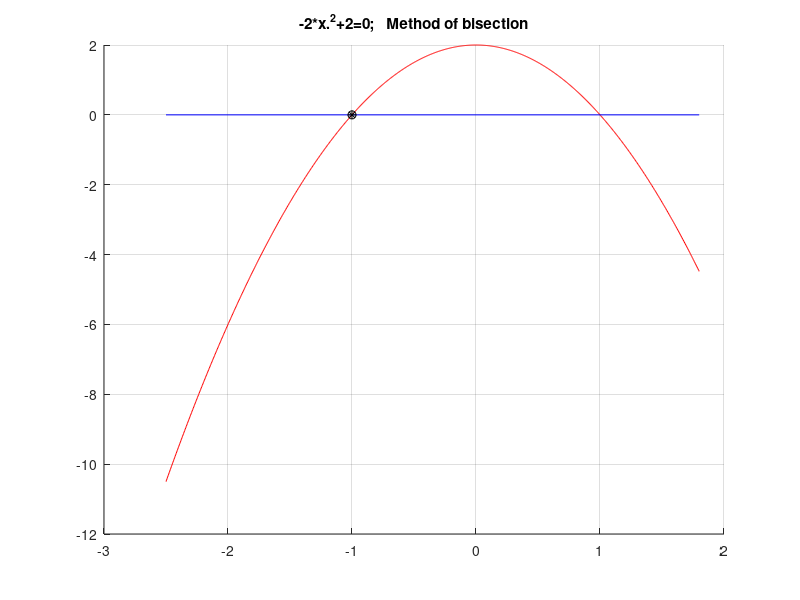

MATLAB code to generate this figure: (Note: this script raises an error after producing the figure.)
%
% Vienos lygties sprendimas: pusiaukirtos ir stygu metodai
% 
function Pvz_SMA_1_3_Viena_lygtis_bisection_chords
clc,close all

%------------------------   PRADINIAI DUOMENYS  ---------------------------

% f='2*x.*cos(2*x)-(x+1).^2'  % funkcijos simboline israiska
f='-2*x.^2+2'
% f='x^2'       % tokiai funkcijai siais metodais saknu nerasime

% range=[-10,10] % parenkame saknu atskyrimo intervala 
range=[-2.5,1.8];
% range=[-2.5,5];
eps=1e-9;  % parenkame tikslumo reiksme 
nitmax=100;% parenkame didziausia leistina iteraciju skaiciu
method='bisection';  % parenkame sprendimo metoda
% method='chords';


% braizomas funkcijos grafikas
npoints=1000; x=range(1): (range(2)-range(1))/(npoints-1) :range(2);  
figure(1); grid on; hold on;
str=[f,'=0;   Method of ',method]; title(str);
plot(x,eval(f),'r-');
plot(range,[0 0],'b-');

%------------------------   SPRENDIMAS  -----------------------------------

xn=range(1);xn1=range(2);prec=1;
nit=0;
while prec > eps
    nit=nit+1;
    if nit > nitmax, fprintf('Virsytas leistinas iteraciju skaicius');break;end
    plot(xn,0,'mp');h = findobj(gca,'Type','line');h1=h(1); % paskutinio grafinio objekto valdiklis irasomas handle masyvo priekyje
    plot(xn1,0,'cp');h = findobj(gca,'Type','line');h2=h(1);
    
        % pasirenkame, ar spresti pusiaukirtos, ar stygu metodu:
        
        if strcmp(method,'bisection')    % pusiaukirtos metodas 
            xmid=(xn+xn1)/2;plot(xmid,0,'gs');h = findobj(gca,'Type','line');h3=h(1);
        elseif strcmp(method,'chords')   % stygu metodas 
            x=xn;fxn=eval(f);x=xn1;fxn1=eval(f);
            k=abs(fxn/fxn1);xmid=(xn+k*xn1)/(1+k);
            plot(xmid,0,'gs');plot([xn,xn1],[fxn,fxn1],'g-');h = findobj(gca,'Type','line');h3=h(1:2);
        else, fprintf('neaprasytas metodas \n');
        end
    x=xmid;fxmid=eval(f);
    
    % jeigu pradzioje tikriname kairi taska
    x=xn;fxn=eval(f);
    if sign(fxmid) == sign(fxn), xn=xmid;
    else, xn1=xmid;
    end
    
%     x=xn1;fxn1=eval(f);
%     if sign(fxmid) == sign(fxn1), xn1=xmid;
%     else, xn=xmid;
%     end
        
    pause(1)
    delete(h1);delete(h2);delete(h3);
    
    prec=abs(fxmid); 
    fprintf(1,'iteracija %d    tikslumas= %g \n',nit,prec);
end
plot(xmid,0,'k*');plot(xmid,0,'ko');
fprintf(1,'\n tikslumas pasiektas, saknis xmid=%g\n\n',xmid);


% ................................................................................
disp('.... Patikriname saknies reiksme, naudodami MATLAB funkcija fsolve: ....')
fprintf('\n')

    % fsolve iejimo pirmu parametru gali buti simboliu masyvas(char), kuriame irasyta lygties funkcijos israiska. 
    % Lygties funkcijos argumentas yra simbolis x. 
    % Antras parametras yra x reiksme. x gali buti vektorius.
    
 x0=-1; sprendinys = fsolve(char(f),x0); fprintf(1,'\npradinis artinys  x0=%g,  sprendinys=%g',x0,sprendinys);
 x0=1;   sprendinys = fsolve(char(f),x0); fprintf(1,'\npradinis artinys  x0=%g,  sprendinys=%g',x0,sprendinys);
 fprintf(1,'\n');
end
